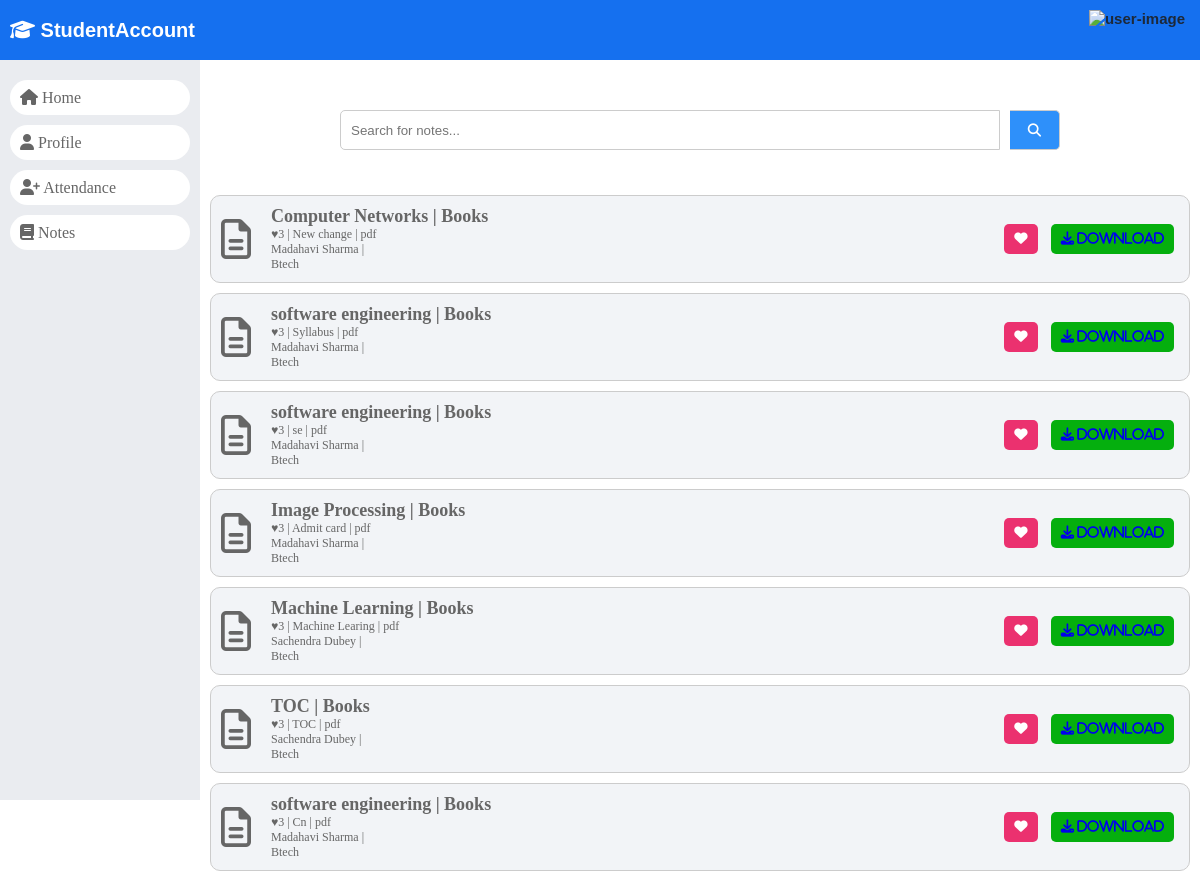
The app's page /student_notes/, older data.
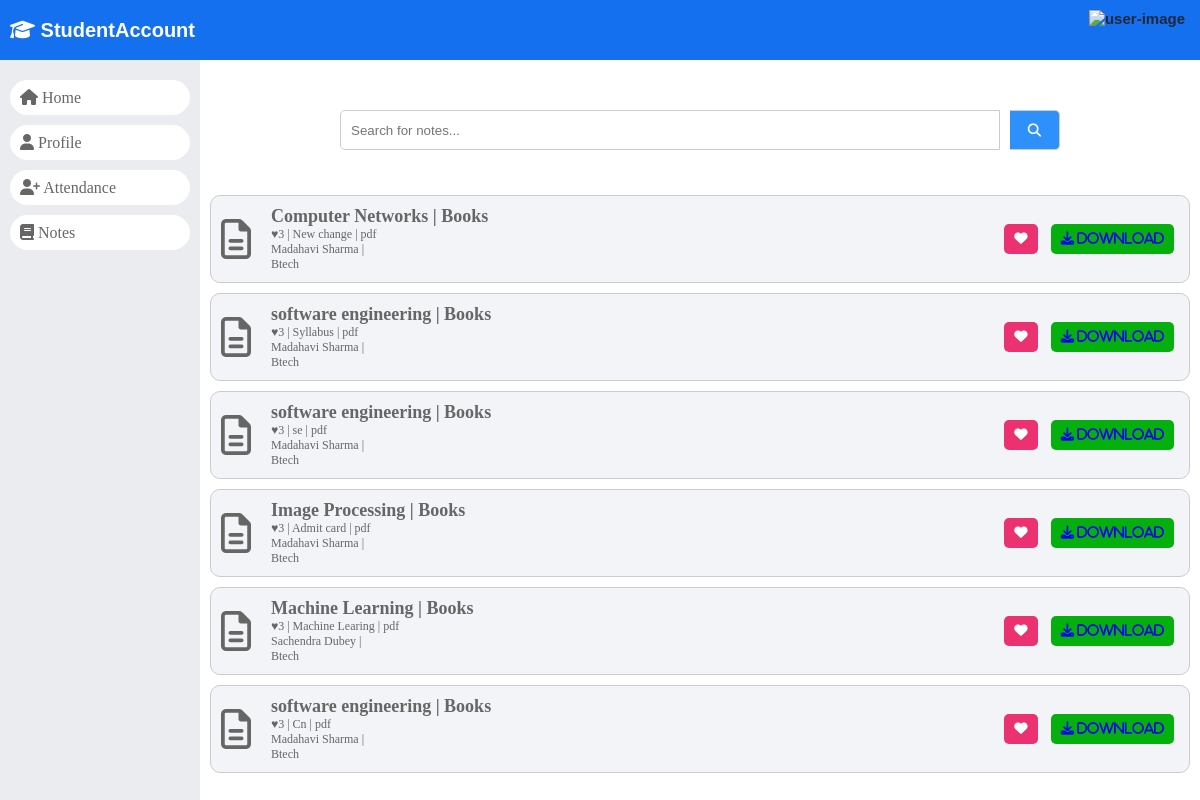
The same page, newer data.
### dashboard/models.py (models this page shows)
class Notes(models.Model):
    id = models.AutoField(primary_key=True)
    subject_id = models.ForeignKey(Subjects, on_delete=models.CASCADE)
    course_id = models.ForeignKey(Courses, on_delete=models.CASCADE)
    session_year_id = models.ForeignKey(SessionYearModel, on_delete=models.CASCADE)
    uploaded_by = models.ForeignKey(Staffs, on_delete=models.CASCADE)
    upload_date = models.DateTimeField(auto_now_add=True)
    document = models.FileField(upload_to='notes/')
    description = models.TextField()
    objects = models.Manager()

class Subjects(models.Model):
	id =models.AutoField(primary_key=True)
	subject_name = models.CharField(max_length=255)
	course_id = models.ForeignKey(Courses, on_delete=models.CASCADE, default=1)
	staff_id = models.ForeignKey(CustomUser, on_delete=models.CASCADE)
	created_at = models.DateTimeField(auto_now_add=True)
	updated_at = models.DateTimeField(auto_now=True)
	objects = models.Manager()

class Staffs(models.Model):
	id = models.AutoField(primary_key=True)
	admin = models.OneToOneField(CustomUser, on_delete = models.CASCADE)
	address = models.TextField()
	created_at = models.DateTimeField(auto_now_add=True)
	updated_at = models.DateTimeField(auto_now=True)
	objects = models.Manager()

class CustomUser(AbstractUser):
	HOD = '1'
	STAFF = '2'
	STUDENT = '3'
	EMAIL_TO_USER_TYPE_MAP = {
		'hod': HOD,
		'staff': STAFF,
		'student': STUDENT
	}
	user_type_data = ((HOD, "HOD"), (STAFF, "Staff"), (STUDENT, "Student"))
	user_type = models.CharField(default=1, choices=user_type_data, max_length=10)

class Courses(models.Model):
	id = models.AutoField(primary_key=True)
	course_name = models.CharField(max_length=255)
	created_at = models.DateTimeField(auto_now_add=True)
	updated_at = models.DateTimeField(auto_now=True)
	objects = models.Manager()

### dashboard/StudentViews.py (the view)
# urls.py: path('student_notes/', StudentViews.student_notes, name="student_notes"),
def student_notes(request):
    notes = Notes.objects.all()
    context = {
        "notes": notes
    }
    return render(request,'student page/notes.html',context)

### dashboard/templates/student page/notes.html (shortened to what this page needs)
{% load static %}
<!DOCTYPE html>
<html lang="en">
<head>
    <link rel="stylesheet" href="https://cdnjs.cloudflare.com/ajax/libs/font-awesome/6.5.1/css/all.min.css"
 />
        <link rel="stylesheet" href="{% static 'style.css' %}">
</head>
<body>
    <header>
        <div>
            <a href="/">
                <div class="logo">
                    <i class="fa-solid fa-graduation-cap"></i>
                    StudentAccount
                </div>
            </a>
        </div>
        {% include '../headerUser.html' %}
    </header>
    <div id="main">
        {% include './navigation.html' %}
        <div id="student_record">
            <div id="notes">
                <div id="search-bar">
                    <form class="search-form" data-style="flex" data-search-record="#notes .note">
                        <input type="search" name="search" id="search" placeholder="Search for notes..." data-search-record="" />
                        <button type="submit">
                            <i class="fa-solid fa-magnifying-glass"></i>
                        </button>
                    </form>
                </div>
                {% for file in notes %}
                <div class="note">
                    <div class="detail">
                        <div class="image">
                            <i class="fa-regular fa-file-lines"></i>
                        </div>
                        <div class="info">
                            <div class="note-title">
                                <span>{{file.subject_id.subject_name}}</span><span>Books</span>
                            </div>
                            <div class="extra-info">
                                <span>♥3</span>
                                <span>{{file.description}}</span>
                                <span>pdf</span>
                            </div>
                            <div class="upload-info">
                                <span>{{file.uploaded_by.admin.first_name}} {{file.uploaded_by.admin.last_name}}</span>
                                <span>{{file.uploaded_date}}</span>
                            </div>
                            <div class="category">
                                <span>{{file.course_id.course_name}}</span>
                            </div>
                        </div>
                    </div>
                    <div class="actions">
                        <button class="like btn">
                            <i class="fa fa-heart"></i>
                        </button>
                        <button class="download btn">
                            <a href="{{ file.document.url }}" download>
                            <i class="fa fa-download"> download</i>
                        </a>
                        </button>
                    </div>
                </div>
                {% endfor %}
            </div>
        </div>
    </div>
</body>
</html>

Row changes from the older to the newer data that the page shows:
removed Notes: subject_id.subject_name "TOC", description "TOC", uploaded_by.admin.first_name "Sachendra", uploaded_by.admin.last_name "Dubey", course_id.course_name "Btech"
